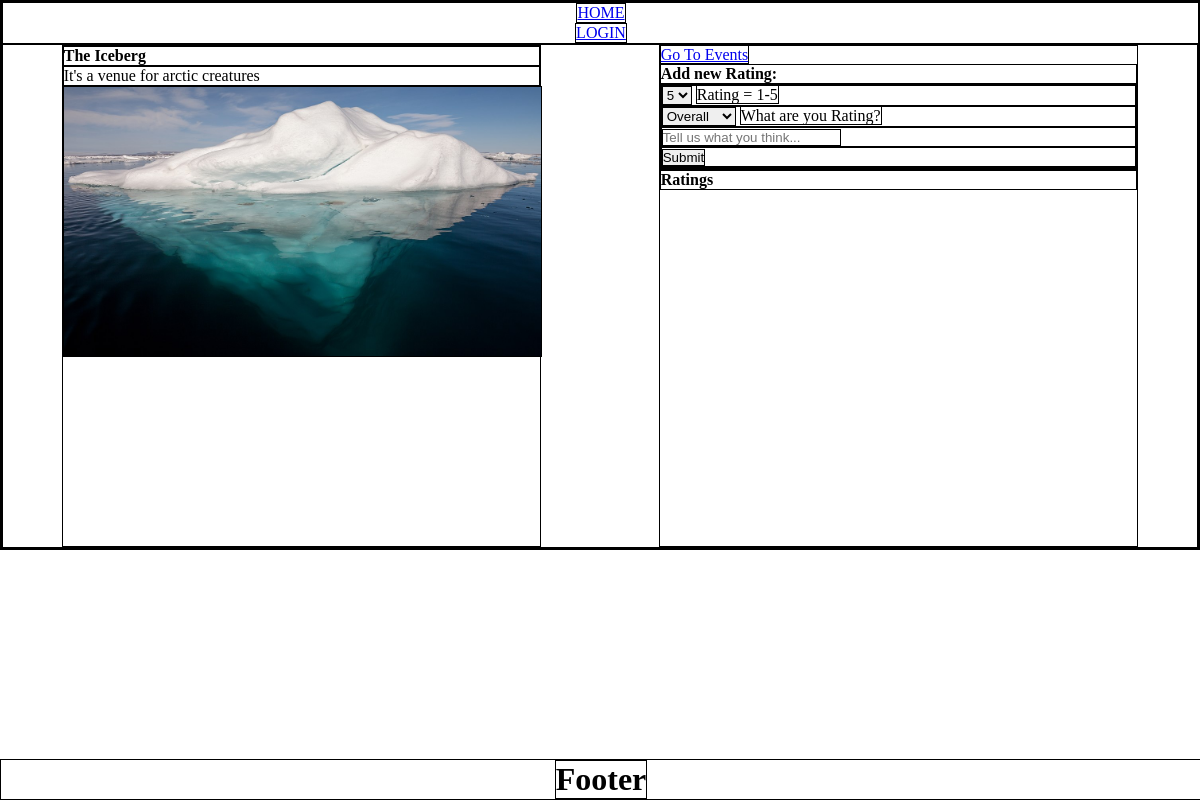
The page /venue/1/ratings on the database as committed earlier.
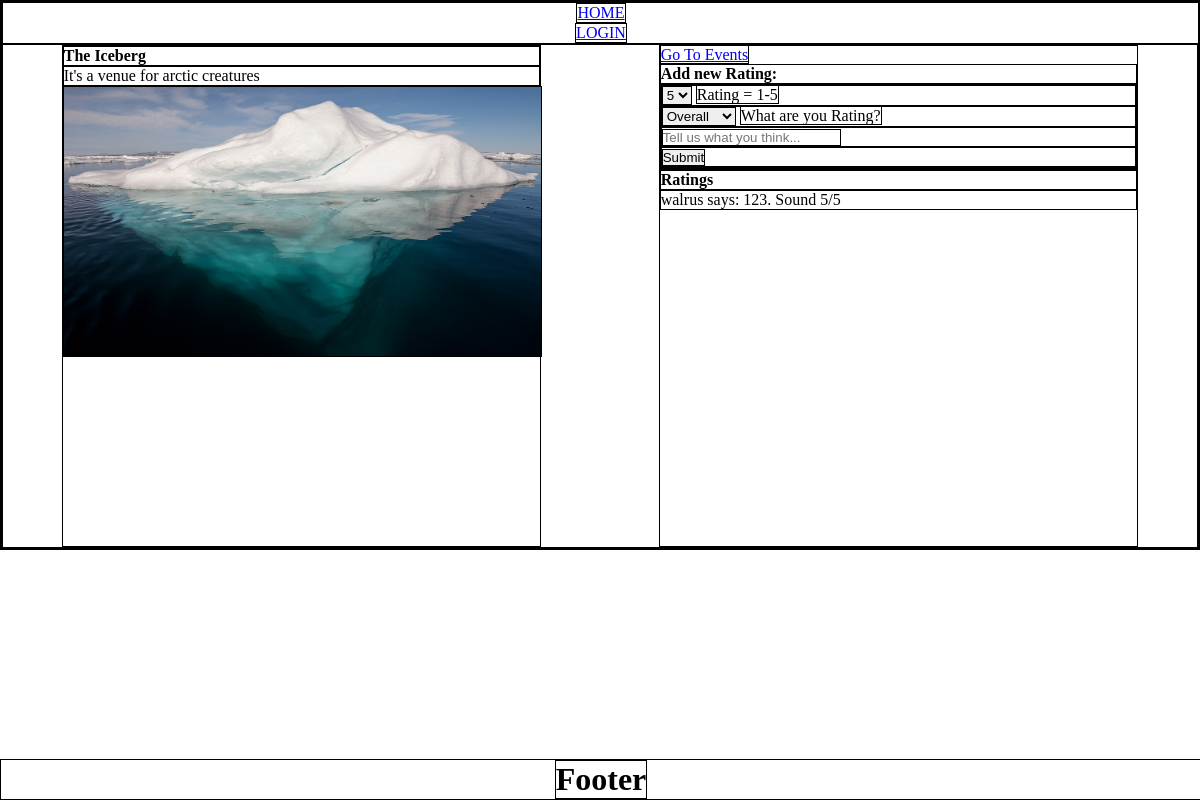
The same page on the database as committed later.
### app/models.py (models this page shows, shortened)
class Venue(Model):
    name = CharField()
    img = BlobField(default="default_venue.jpg")
    about = CharField()
    address = CharField()
    city = CharField()
    state = CharField()
    zip = CharField()
    class Meta:
        database = DATABASE

class Rating(Model):
    user_fk = ForeignKeyField(
        model=User,
        backref="users"
    )
    venue_fk = ForeignKeyField(
        model=Venue,
        backref="venues",
        null=True
    )
    band_fk = ForeignKeyField(
        model=User,
        backref="bands",
        null=True
    )
    rating = IntegerField()
    rating_type = CharField()
    message = CharField(max_length=1024)
    class Meta:
        database = DATABASE

class User(UserMixin, Model):
    username = CharField(unique=True)
    email = CharField(unique=True, max_length=256)
    password = CharField(max_length=128)
    avatar = BlobField(default="default.png")
    city = CharField()
    state = CharField()
    zip = CharField()
    user_level = CharField(default="user")
    class Meta:
        database = DATABASE

### app/routes.py (the view, shortened to what this page needs)
@app.route('/venue/<id>/ratings', methods=('GET', 'POST')) # this will need to be a dynamic route
def venue_rating(id):
    found_venue = models.Venue.get(models.Venue.id == id)
    decoder = found_venue.img.decode()
    location = (f'images/{decoder}')
    venue_img = url_for('static', filename=location)
    ratings = models.Rating.select().where(models.Rating.venue_fk == found_venue.id)
    form = RatingForm()
    show_ratings = True
    return render_template('venue.html', venue=found_venue, venue_img=venue_img, ratings=ratings, form=form, id=id, show_ratings=show_ratings)

### app/forms.py
class RatingForm(FlaskForm):
    rating = SelectField(
        'Rating = 1-5',
        choices=[("1", '1'), ("2", '2'), ("3", '3'), ("4", '4'), ("5", '5')],
        default="5"
    )
    rating_type = SelectField(
        'What are you Rating?',
        choices=[("Overall", 'Overall'), ("Mosh Pit", 'Mosh Pit'), ("Sound", 'Sound'), ("Facilities", 'Facilities')]
    )
    message = StringField('Tell us what you think...', validators=[DataRequired(), Length(max=512)])
    submit = SubmitField("Submit")

### app/__init__.py (called while the page is built)
@app.before_request
def before_request():
    g.db = DATABASE
    g.db.connect()
    g.user = current_user

@app.after_request
def after_request(response):
    g.db.close()
    return response

### app/templates/venue.html (shortened to what this page needs)
{% extends "layout.html" %}\
{% from 'macros.html' import render_field %}
{% block sidebar %}
<h4>{{venue.name}}</h4>
<p>{{venue.about}}</p>
<img class="venue_img" src="{{ venue_img }}" alt="">
{% endblock %}
{% block main_header %}
{% if show_ratings %}
<a href="{{url_for('venue_events', id=id)}}">Go To Events</a>
{% endif %}
{% if found_rating %}
<h4>Updating</h4>ing Rating:</h4>
<p>{{ found_rating.user_fk.username }} says: {{ found_rating.message }}. {{found_rating.rating_type}} {{ found_rating.rating }}/5</p>
{% elif show_ratings %}
<h4>Add new Rating:</h4>
{% endif %}
<form method="POST" action="" class="form">
    {% for field in form %}
        {{ render_field(field) }}
    {% endfor %}
</form>
{% endblock%}
{% block main %}
    {% if show_ratings %}
        <h4>Ratings</h4>
        {% for rating in ratings %}
            <p>{{ rating.user_fk.username }} says: {{ rating.message }}. {{rating.rating_type}} {{ rating.rating }}/5</p>
        {% endfor %}
    {% endif %}
{% endblock %}

### app/templates/layout.html (shortened to what this page needs)
<!DOCTYPE html>
<html lang="en">
<head>
    <link rel=stylesheet type=text/css href="{{ url_for('static', filename='css/styles.css') }}">
</head>
<body>
    <header>
        {% include '/header.html' %}
    </header>
    <main>
        <div class="sidebar">
            {% block sidebar %}
            {% endblock %}
        </div>
        <div class="main-content">
            {% block main_header %}
            {% endblock %}
            {% block main %}
            {% endblock %}
        </div>
    </main>
    <footer>
        {% include '/footer.html' %}
    </footer>
</body>
</html>

### app/templates/macros.html (shortened to what this page needs)
{% macro render_field(field) %}
    <div class="field">
        {{ field(placeholder=field.label.text) }}
        {% if "Rating" in field.label.text %}
        <label>{{field.label.text}}</label>
        {% endif %}
    </div>
{% endmacro %}

### app/templates/header.html (shortened to what this page needs)
{% block header %}
{% if g.user.is_authenticated %}
<a  href="/logout">LOGOUT</a>
<a href="/user/{{current_user.id}}">PROFILE</a>
{% else %}
<a  href="/login">LOGIN</a>
{% endif %}
<a href="/">HOME</a>
{% endblock %}

### app/templates/footer.html
{% block footer %}
<h1>Footer</h1>
{% endblock %}

### app/static/css/styles.css (style rules this page uses)
* { margin: 0 auto; padding: 0; border: 1px solid black; }
main { display: flex; align-items: center; }
header { height: auto; width: 100%; display: flex; flex-direction: column-reverse; justify-content: center; }
footer { position: fixed; display: flex; flex-direction: column-reverse; width: 100%; left: 0; bottom: 0; margin: 0 auto; }
.sidebar, .main-content { height: 500px; width: 40%; }
.venue_img { max-width: 100%; }

Rows that differ between the two databases and show on the page:
added Rating: user_fk.username "walrus", message "123", rating_type "Sound", rating "5"
